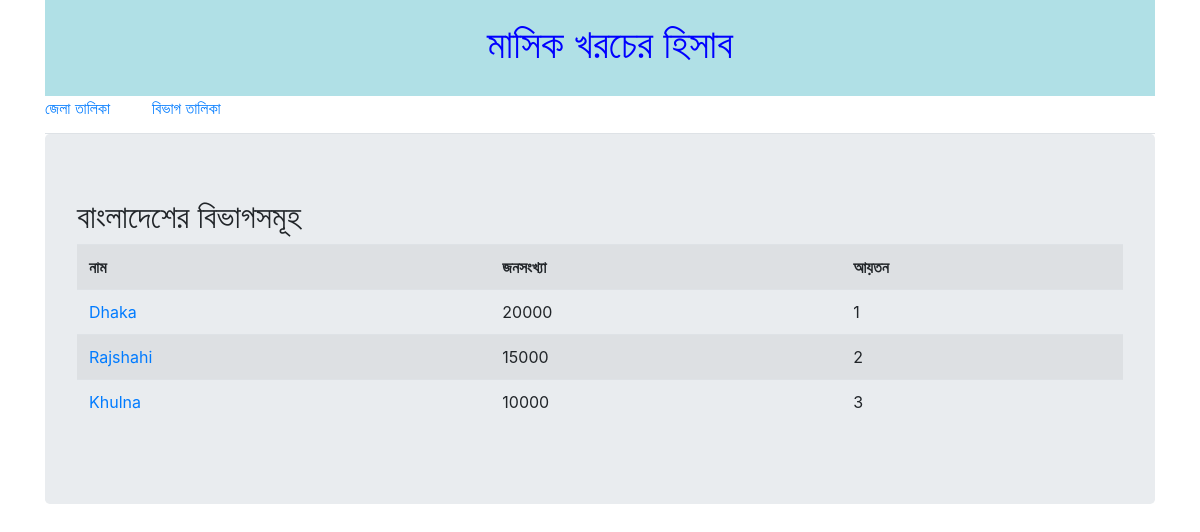
Screenshot of /info/divisions/ with the database file from the repository.
### information/models.py (models this page shows, shortened)
class Divisions(models.Model):
    name = models.CharField(max_length=50)
    population = models.IntegerField()
    area = models.IntegerField()

### information/views.py (the view)
def division_list(request):
    divisions = Divisions.objects.all()
    context = {
        'divisions': divisions,
    }
    return render(request, 'divisions.html', context)

### templates/divisions.html
{% extends 'base.html' %}
{% block content %}
<h2>বাংলাদেশের বিভাগসমূহ </h2>
<table class="table table-striped">
    <tr>
        <th>নাম</th>
        <th>জনসংখ্যা </th>
        <th>আয়তন </th>
    </tr>
    {% for div in divisions %}
        <tr>
            <td><a href="{% url 'dists_of_division' div.pk %}">{{ div.name }}</td>
            <td>{{ div.population }}</td>
            <td>{{ div.area }}</td>
        </tr>
    {% endfor %}
</table>
{% endblock %}

### rows the page displays
Divisions: name "Dhaka", population "20000", area "1"
Divisions: name "Rajshahi", population "15000", area "2"
Divisions: name "Khulna", population "10000", area "3"
